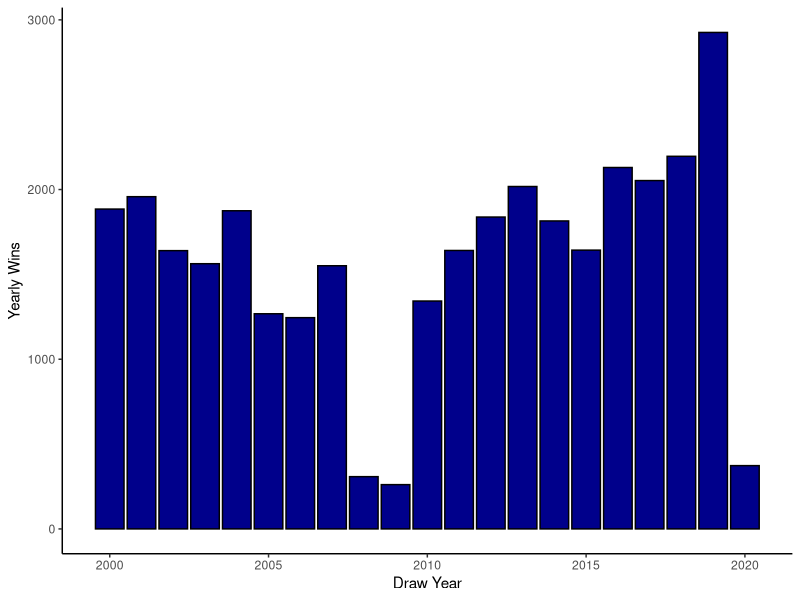
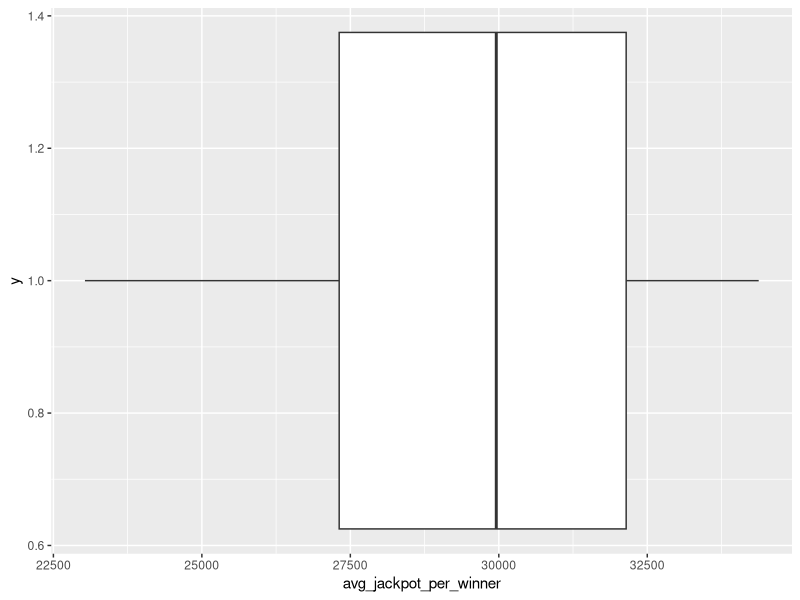

These charts were generated, in order, by the following R code:
library(tidyverse)
library(ggplot2)
library(dplyr)


## Loads NLCB worksheet and selects the needed columns
nlcb <- read_csv("nlcb_cashpot.csv") %>%
  transmute(draw_year,draw_num,jackpot, num_of_wins, 
            jackpot_per_winner = jackpot/ num_of_wins)



#Filters Winners from 2000 to 2020 and summarizes data
winner_trend<- nlcb %>%
  filter(draw_year >= 2000) %>%
  group_by(draw_year)%>%
  summarize(yearly_wins = sum(num_of_wins), avg_wins = mean(num_of_wins),
            median_wins = median(num_of_wins))

write.csv(winner_trend,"winner_trend.csv")
  

#Plots Winner data to view trend of total wins per year 
#Inspects the total number of winner
ggplot(winner_trend, aes(draw_year,yearly_wins))+
  geom_col(colour = "black", fill = "darkblue")+
  theme_classic()+
  ylab(label = "Yearly Wins")+
  xlab(label = "Draw Year")

#Calculates the IQR of the yearly winners variable 
winner_iqr <- (quantile(winner_trend$yearly_wins, 0.75)  - 
  quantile(winner_trend$yearly_wins, 0.25))

#Calculates the upper and lower limit for the winners
winner_lowerlimit <- (quantile(winner_trend$yearly_wins, 0.25) - 
                          (1.5 * winner_iqr))
winnerupperlimit <- (quantile(winner_trend$yearly_wins, 0.75) + 
                       (1.5 *winner_iqr))
#Highlights the outliers in the Winner Trend data
winner_outlier <- winner_trend %>%
  filter( yearly_wins > winnerupperlimit| yearly_wins < winner_lowerlimit)



#Summarizes Jackpot Figure 
jackpot_sum <- nlcb %>%
  filter(draw_year >=2000) %>%
  group_by(draw_year) %>%
  summarize( yearly_avg_jackpot = mean(jackpot),
             yearly_mid_jackpot = median(jackpot)) 

write.csv(jackpot_sum,"jacpot_summary.csv")

#Summarizes Jackpot per Winner
jackpot_per_winner_sum <- nlcb %>%
  filter(draw_year >= 2000)%>%
  filter(num_of_wins >= 1 )%>%
  group_by(draw_year) %>%
  summarize(avg_jackpot_per_winner= mean(jackpot_per_winner))

write.csv(jackpot_per_winner_sum,"jackpot_per_winner_summary.csv")

#Boxplot used to quickly test for outliers
ggplot(jackpot_per_winner_sum, aes(avg_jackpot_per_winner,color= draw_year,y = 1,))+
  geom_boxplot()
  

#Calculates the IQR of the Jackpot variable 
jackpot_iqr <- (quantile(nlcb$jackpot, 0.75)  - quantile(nlcb$jackpot, 0.25))

#Calculates the upper and lower limit for the jackpots
jackpot_lowerlimit <- (quantile(nlcb$jackpot, 0.25) - 
                        (1.5 * jackpot_iqr))
jackpot_upperlimit <- (quantile(nlcb$jackpot, 0.75) + 
                       (1.5 * jackpot_iqr))

#Highlights the outliers in the Jackpots  data
jackpot_outlier <- nlcb %>%
  filter( jackpot > jackpot_upperlimit| jackpot < jackpot_lowerlimit)
  

#Number of Losses per year. This counts each draw that did not have a winner
yearly_loss <- nlcb %>%
  filter(num_of_wins == 0)%>%
  filter(draw_year >= 2000)%>%
  group_by(draw_year)%>%
  count(draw_year, sort = TRUE)%>%
  rename(num_of_draw_losses = n)

#Counts the draws that had a winner and summarizes this data on a yearly scale. 
winner_draw_count <- nlcb %>%
  filter(num_of_wins >= 1)%>%
  filter(draw_year >= 2000)%>%
  group_by(draw_year)%>%
  count(draw_year)%>%
  rename(num_of_draw_wins = n)


#Calculate how much draws happened per year
yearly_draw_amt <- nlcb %>%
  arrange(draw_year)%>%
  count(draw_year, sort = FALSE)

#Joins Losses to  Wins and calculates a percentage

win_loss_percent<- winner_draw_count%>%
  left_join(yearly_loss, "draw_year")%>%
  replace_na(list(num_of_draw_losses = 0))%>%
  transmute(draw_year,num_of_draw_wins, num_of_draw_losses, 
            #Calculates total draws
            total_draws = num_of_draw_wins + num_of_draw_losses, 
            win_percent = num_of_draw_wins / total_draws * 100)

write.csv(win_loss_percent, "win_loss_percent.csv")



 


   
  





  






  

